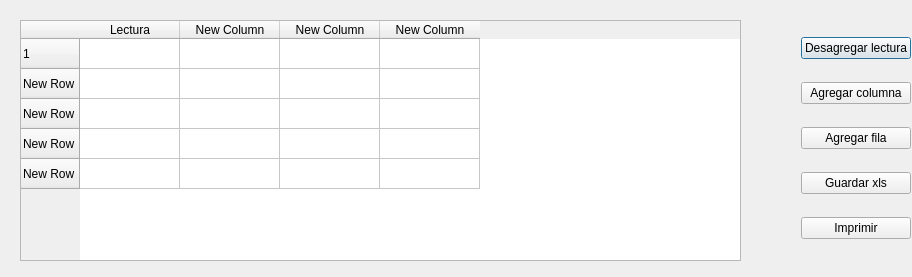
<?xml version="1.0" encoding="UTF-8"?>
<ui version="4.0">
 <class>Dialog</class>
 <widget class="QDialog" name="Dialog">
  <property name="geometry">
   <rect>
    <x>0</x>
    <y>0</y>
    <width>912</width>
    <height>277</height>
   </rect>
  </property>
  <property name="windowTitle">
   <string>Dialog</string>
  </property>
  <widget class="QWidget" name="gridLayoutWidget">
   <property name="geometry">
    <rect>
     <x>20</x>
     <y>20</y>
     <width>891</width>
     <height>241</height>
    </rect>
   </property>
   <layout class="QGridLayout" name="gridLayout">
    <property name="sizeConstraint">
     <enum>QLayout::SetMinAndMaxSize</enum>
    </property>
    <item row="0" column="0">
     <widget class="QTableWidget" name="tableWidget">
      <row>
       <property name="text">
        <string>1</string>
       </property>
      </row>
      <row>
       <property name="text">
        <string>New Row</string>
       </property>
      </row>
      <row>
       <property name="text">
        <string>New Row</string>
       </property>
      </row>
      <row>
       <property name="text">
        <string>New Row</string>
       </property>
      </row>
      <row>
       <property name="text">
        <string>New Row</string>
       </property>
      </row>
      <column>
       <property name="text">
        <string>Lectura</string>
       </property>
      </column>
      <column>
       <property name="text">
        <string>New Column</string>
       </property>
      </column>
      <column>
       <property name="text">
        <string>New Column</string>
       </property>
      </column>
      <column>
       <property name="text">
        <string>New Column</string>
       </property>
      </column>
     </widget>
    </item>
    <item row="0" column="1">
     <spacer name="horizontalSpacer">
      <property name="orientation">
       <enum>Qt::Horizontal</enum>
      </property>
      <property name="sizeType">
       <enum>QSizePolicy::Minimum</enum>
      </property>
      <property name="sizeHint" stdset="0">
       <size>
        <width>54</width>
        <height>20</height>
       </size>
      </property>
     </spacer>
    </item>
    <item row="0" column="2">
     <layout class="QVBoxLayout" name="verticalLayout">
      <item>
       <widget class="QPushButton" name="button_desagregar">
        <property name="text">
         <string>Desagregar lectura</string>
        </property>
       </widget>
      </item>
      <item>
       <widget class="QPushButton" name="pushButton_3">
        <property name="text">
         <string>Agregar columna</string>
        </property>
       </widget>
      </item>
      <item>
       <widget class="QPushButton" name="pushButton_4">
        <property name="text">
         <string>Agregar fila</string>
        </property>
       </widget>
      </item>
      <item>
       <widget class="QPushButton" name="pushButton_2">
        <property name="text">
         <string>Guardar xls</string>
        </property>
       </widget>
      </item>
      <item>
       <widget class="QPushButton" name="button_imprimir">
        <property name="text">
         <string>Imprimir</string>
        </property>
       </widget>
      </item>
     </layout>
    </item>
   </layout>
  </widget>
 </widget>
 <resources/>
 <connections/>
</ui>
